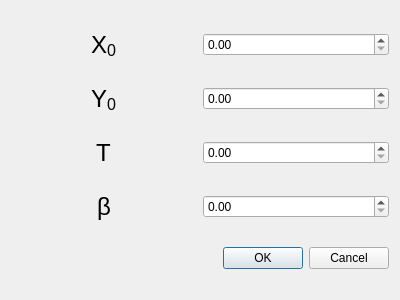
<?xml version="1.0" encoding="UTF-8"?>
<ui version="4.0">
 <class>Dialog</class>
 <widget class="QDialog" name="Dialog">
  <property name="geometry">
   <rect>
    <x>0</x>
    <y>0</y>
    <width>400</width>
    <height>300</height>
   </rect>
  </property>
  <property name="windowTitle">
   <string>Dialog</string>
  </property>
  <layout class="QVBoxLayout" name="verticalLayout">
   <item>
    <layout class="QHBoxLayout" name="horizontalLayout">
     <item alignment="Qt::AlignHCenter">
      <widget class="QLabel" name="label">
       <property name="text">
        <string>&lt;html&gt;&lt;head&gt;&lt;title&gt;MathML in XHTML&lt;/title&gt;&lt;/head&gt;&lt;body&gt;&lt;p&gt;&lt;span style=&quot; font-size:18pt;&quot;&gt;X&lt;/span&gt;&lt;span style=&quot; font-size:18pt; vertical-align:sub;&quot;&gt;0&lt;/span&gt;&lt;/p&gt;&lt;/body&gt;&lt;/html&gt;</string>
       </property>
      </widget>
     </item>
     <item>
      <widget class="QDoubleSpinBox" name="doubleSpinBox_x0"/>
     </item>
    </layout>
   </item>
   <item>
    <layout class="QHBoxLayout" name="horizontalLayout_2">
     <item alignment="Qt::AlignHCenter">
      <widget class="QLabel" name="label_2">
       <property name="text">
        <string>&lt;html&gt;&lt;head&gt;&lt;title&gt;MathML in XHTML&lt;/title&gt;&lt;/head&gt;&lt;body&gt;&lt;p&gt;&lt;span style=&quot; font-size:18pt;&quot;&gt;Y&lt;/span&gt;&lt;span style=&quot; font-size:18pt; vertical-align:sub;&quot;&gt;0&lt;/span&gt;&lt;/p&gt;&lt;/body&gt;&lt;/html&gt;</string>
       </property>
      </widget>
     </item>
     <item>
      <widget class="QDoubleSpinBox" name="doubleSpinBox_y0"/>
     </item>
    </layout>
   </item>
   <item>
    <layout class="QHBoxLayout" name="horizontalLayout_4">
     <item alignment="Qt::AlignHCenter">
      <widget class="QLabel" name="label_4">
       <property name="text">
        <string>&lt;html&gt;&lt;head&gt;&lt;title&gt;MathML in XHTML&lt;/title&gt;&lt;/head&gt;&lt;body&gt;&lt;p&gt;&lt;span style=&quot; font-size:18pt;&quot;&gt;T&lt;/span&gt;&lt;/p&gt;&lt;/body&gt;&lt;/html&gt;</string>
       </property>
      </widget>
     </item>
     <item>
      <widget class="QDoubleSpinBox" name="doubleSpinBox_t"/>
     </item>
    </layout>
   </item>
   <item>
    <layout class="QHBoxLayout" name="horizontalLayout_3">
     <item alignment="Qt::AlignHCenter">
      <widget class="QLabel" name="label_3">
       <property name="text">
        <string>&lt;html&gt;&lt;head&gt;&lt;title&gt;MathML in XHTML&lt;/title&gt;&lt;/head&gt;&lt;body&gt;&lt;p&gt;&lt;span style=&quot; font-size:18pt;&quot;&gt;&amp;beta;&lt;/span&gt;&lt;/p&gt;&lt;/body&gt;&lt;/html&gt;</string>
       </property>
      </widget>
     </item>
     <item>
      <widget class="QDoubleSpinBox" name="doubleSpinBox_beta"/>
     </item>
    </layout>
   </item>
   <item>
    <widget class="QDialogButtonBox" name="buttonBox">
     <property name="orientation">
      <enum>Qt::Horizontal</enum>
     </property>
     <property name="standardButtons">
      <set>QDialogButtonBox::Cancel|QDialogButtonBox::Ok</set>
     </property>
    </widget>
   </item>
  </layout>
 </widget>
 <resources/>
 <connections>
  <connection>
   <sender>buttonBox</sender>
   <signal>accepted()</signal>
   <receiver>Dialog</receiver>
   <slot>accept()</slot>
   <hints>
    <hint type="sourcelabel">
     <x>248</x>
     <y>254</y>
    </hint>
    <hint type="destinationlabel">
     <x>157</x>
     <y>274</y>
    </hint>
   </hints>
  </connection>
  <connection>
   <sender>buttonBox</sender>
   <signal>rejected()</signal>
   <receiver>Dialog</receiver>
   <slot>reject()</slot>
   <hints>
    <hint type="sourcelabel">
     <x>316</x>
     <y>260</y>
    </hint>
    <hint type="destinationlabel">
     <x>286</x>
     <y>274</y>
    </hint>
   </hints>
  </connection>
 </connections>
</ui>
